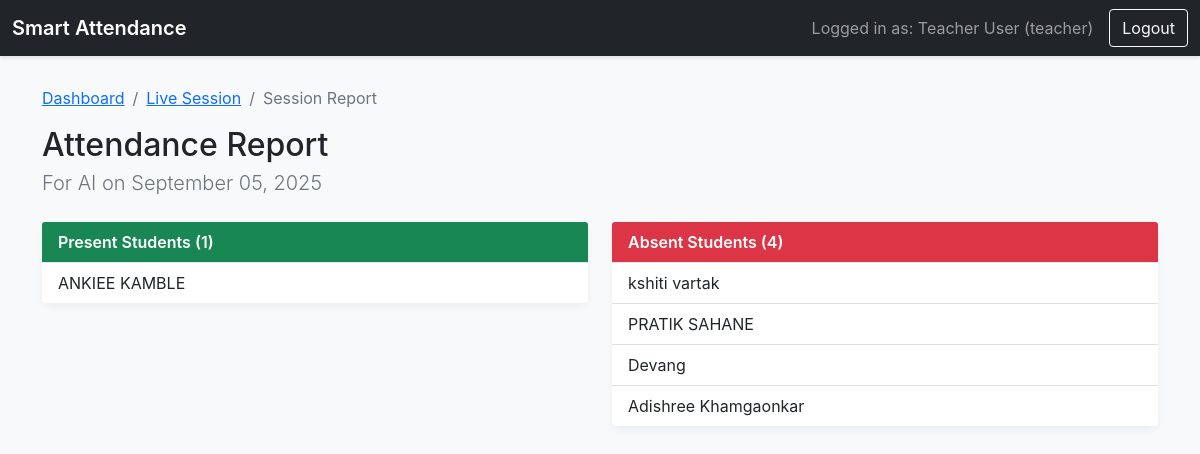
The page /teacher/session_report/1 (signed in) on the database its author committed.
### tables this page shows
CREATE TABLE subjects (
        id INTEGER PRIMARY KEY AUTOINCREMENT,
        subject_name TEXT NOT NULL,
        teacher_id TEXT NOT NULL,
        FOREIGN KEY (teacher_id) REFERENCES users (user_id)
    );

CREATE TABLE users (
        user_id TEXT PRIMARY KEY,
        name TEXT NOT NULL,
        role TEXT NOT NULL,
        password TEXT NOT NULL
    , face_image TEXT);

### app.py (the view)
@app.route('/teacher/session_report/<int:subject_id>')
@login_required
@role_required('teacher')
def session_report(subject_id):
    enrolled_students = db.get_enrolled_students(subject_id)
    present_ids = {r['student_id'] for r in db.get_attendance_for_subject_today(subject_id) if r['status'] == 'Present'}
    present_students = [s for s in enrolled_students if s['user_id'] in present_ids]
    absent_students = [s for s in enrolled_students if s['user_id'] not in present_ids]
    return render_template('session_report.html', subject=db.get_subject_by_id(subject_id), present_students=present_students,
                           absent_students=absent_students, report_date=datetime.now().strftime('%B %d, %Y'))

### app.py (called while the page is built)
def login_required(f):
    @wraps(f)
    def decorated_function(*args, **kwargs):
        if 'user_id' not in session:
            return redirect(url_for('login'))
        return f(*args, **kwargs)
    return decorated_function

def role_required(role_name):
    def wrapper(f):
        @wraps(f)
        def decorated_function(*args, **kwargs):
            if session.get('role') != role_name:
                flash("You do not have permission to access this page.", "danger")
                return redirect(url_for('dashboard'))
            return f(*args, **kwargs)
        return decorated_function
    return wrapper

### database_manager.py (called while the page is built)
def get_db_connection():
    conn = sqlite3.connect(DATABASE)
    conn.row_factory = sqlite3.Row
    return conn

def get_enrolled_students(subject_id):
    conn = get_db_connection()
    students = conn.cursor().execute("SELECT u.* FROM users u JOIN enrollments e ON u.user_id = e.student_id WHERE e.subject_id = ?", (subject_id,)).fetchall()
    conn.close()
    return students

def get_subject_by_id(subject_id):
    conn = get_db_connection()
    subject = conn.cursor().execute("SELECT * FROM subjects WHERE id = ?", (subject_id,)).fetchone()
    conn.close()
    return subject

def get_attendance_for_subject_today(subject_id):
    conn = get_db_connection()
    today_date = datetime.now().strftime('%Y-%m-%d')
    records = conn.cursor().execute("SELECT u.name, ar.student_id, ar.timestamp, ar.status FROM attendance_records ar JOIN users u ON ar.student_id = u.user_id WHERE ar.subject_id = ? AND ar.date = ? ORDER BY u.name", (subject_id, today_date)).fetchall()
    conn.close()
    return records

### templates/session_report.html
{% extends "base.html" %}
{% block content %}
    <nav aria-label="breadcrumb">
        <ol class="breadcrumb">
            <li class="breadcrumb-item"><a href="{{ url_for('dashboard') }}">Dashboard</a></li>
            <li class="breadcrumb-item"><a href="{{ url_for('attendance_session', subject_id=subject.id) }}">Live Session</a></li>
            <li class="breadcrumb-item active" aria-current="page">Session Report</li>
        </ol>
    </nav>
    <h2 class="mb-1">Attendance Report</h2>
    <p class="lead text-muted">For {{ subject.subject_name }} on {{ report_date }}</p>
    <div class="row mt-4">
        <div class="col-md-6">
            <div class="card">
                <div class="card-header bg-success text-white">Present Students ({{ present_students|length }})</div>
                <ul class="list-group list-group-flush">
                    {% for student in present_students %}
                    <li class="list-group-item">{{ student.name }}</li>
                    {% else %}
                    <li class="list-group-item">None</li>
                    {% endfor %}
                </ul>
            </div>
        </div>
        <div class="col-md-6">
            <div class="card">
                <div class="card-header bg-danger text-white">Absent Students ({{ absent_students|length }})</div>
                <ul class="list-group list-group-flush">
                    {% for student in absent_students %}
                    <li class="list-group-item">{{ student.name }}</li>
                    {% else %}
                    <li class="list-group-item">None</li>
                    {% endfor %}
                </ul>
            </div>
        </div>
    </div>
{% endblock %}

### static/style.css (style rules this page uses)
body { background-color: #f8f9fa; font-family: -apple-system, BlinkMacSystemFont, "Segoe UI", Roboto, "Helvetica Neue", Arial, sans-serif; }
.card { border: none; box-shadow: 0 4px 8px rgba(0,0,0,.05); border-radius: 0.5rem; }
.card-header { background-color: #ffffff; border-bottom: 1px solid #e3e6f0; font-weight: 600; color: #0d6efd; display: flex; align-items: center; }

### rows shown on the page
subjects: subject_name "AI"
users: name "ANKIEE KAMBLE"
users: name "kshiti vartak"
users: name "PRATIK SAHANE"
users: name "Devang"
users: name "Adishree Khamgaonkar"

### other values the page prints
{{ session.name }} "Teacher User"
{{ session.role }} "teacher"
{{ present_students|length }} "1"
{{ absent_students|length }} "4"
